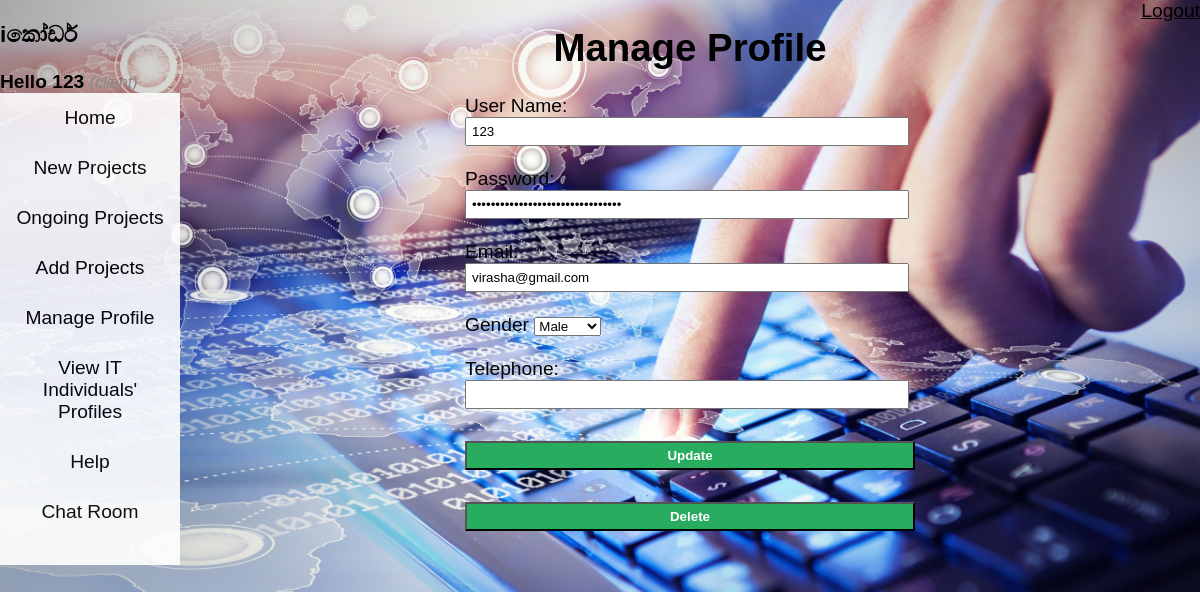
/client/manage.php (signed in), run on the app's committed database.
### tables this page shows
CREATE TABLE `client` (
  `username` varchar(100) NOT NULL,
  `email` varchar(100) NOT NULL,
  `password` varchar(100) NOT NULL,
  `gender` char(1) DEFAULT NULL,
  `tel` int(10) DEFAULT NULL,
  `edu_quali` varchar(10000) NOT NULL,
  `rating` int(11) NOT NULL
);

### client/manage.php (the view, shortened to what this page needs)
<?php include ('functions.php');
?>
<!DOCTYPE html>
<html>
	<head>
		<link rel="stylesheet" type="text/css" href="../css/client.css">
	<head>
	<body>
	<div class="split left">
		<h3>iකෝඩර්</h3>
		<strong><?php echo "Hello "; echo$_SESSION['username']; ?></strong>
		<small><i  style="color: #888;">(<?php echo $_SESSION['user_type']; ?>)</i></small>
		<br>
		<ul>
			<li><a href="home.php">Home</a></li>
			<li><a href="new.php">New Projects</a></li>
			<li><a href="ongoing.php">Ongoing Projects</a></li>
			<li><a href="add.php">Add Projects</a></li>
			<li><a href="manage.php">Manage Profile</a></li>
			<li><a href="view.php">View IT Individuals' Profiles</a></li>
			<li><a href="help.php">Help</a></li>
			<li><a href="chat.php">Chat Room<a></li>
		</ul>
	</div>
	<div class="split right">
		<a href="../index.php?logout='1'" style="color: black; float: right;">Logout</a>
		<center>
		<h1> Manage Profile</h1>
		</center>
		<?php
			$client=$_SESSION['username'];
			$query="SELECT * FROM client WHERE username=$client";
			$results = $conn->query($query);
			$row = $results->fetch_assoc();
		?>
		<form class="myform" action="index.php" method="post">
		<label>User Name: </label><br>
		<input name="username" type="text" class="input" value="<?php echo $row['username'];?>"><br><br>
		<label>Password: </label><br>
		<input name="password" type="password" class="input" value="<?php echo $row['password'];?>"><br><br>
		<label>Email: </label><br>
		<input name="email" type="email" class="input" value="<?php echo $row['email'];?>"><br><br>
		<label>Gender</label>
		<select name="gender" id="user_type" >
			<?php if ($row['gender']=="F"){ ?>
				<option value="F" selected="">Female</option>
				<option value="M">Male</option>
			<?php } else{ ?>
				<option value="M" selected="">Male</option>
			<?php } ?>
		</select><br><br>
		<label>Telephone: </label><br>
		<input name="tel" type="int" class="input" value="<?php echo $row['tel'];?>"><br><br>
		<input name="update" type="submit" id="update_btn" value="Update"/><br><br>
		<input name="delete" type="submit" id="delete_btn" value="Delete"/>
		</form>
	</div>
	</body>
	</html>

### css/client.css (style rules this page uses)
body { font-size: 120%; font-family: sans-serif; background-image: url("../images/index.jpg"); background-repeat: no-repeat; background-size: cover; }
.split { position: fixed; z-index: 1; top: 0; overflow-x: hidden; }
.left { left: 0; width: 15%; height: 90%; }
.right { right: 0; width: 85%; height: 90%; }
ul { list-style-type: none; margin: 0; padding: 0; overflow: hidden; background-color: white; opacity: 0.9; }
li { float: center; }
li a { display: block; color: black; text-align: center; padding: 14px 16px; text-decoration: none; }
.myform { width:450px; margin:0 auto; }
.input { width:430px; margin:0 auto; padding:5px; }
#update_btn { margin-top:10px; background-color:#27ac60; padding:5px; color:white; width:100%; text-align:center; font-size:18; font-weight:bold; }
#delete_btn { margin-top:10px; background-color:#27ac60; padding:5px; color:white; width:100%; text-align:center; font-size:18; font-weight:bold; }

### data on the page
client: username "123", email "virasha@gmail.com", gender "Male"

### other printed values
$_SESSION['username'] "123"
$_SESSION['user_type'] "client"
